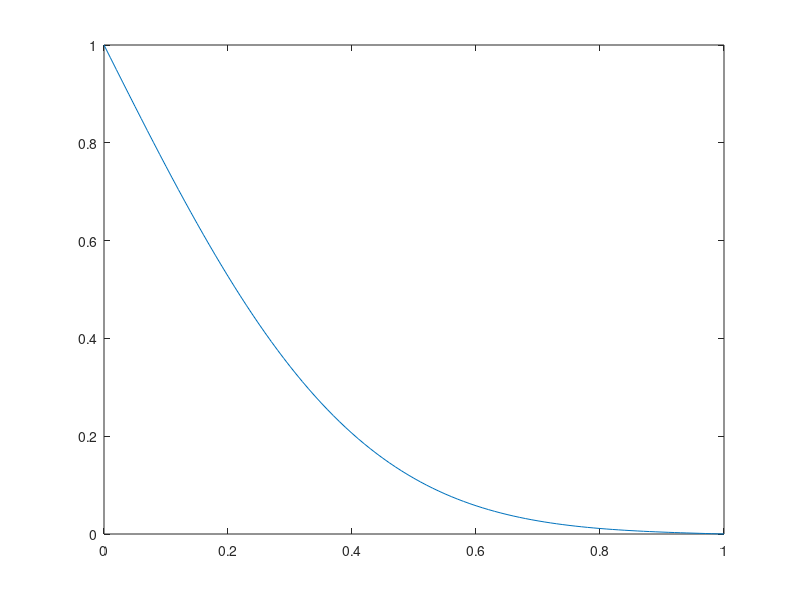

Write MATLAB code to recreate this figure.
function fd_solution_heat_1d

Lx = 1;
dx = 1e-2;
x = 0:dx:Lx;
nx = length(x);

D = 1e-2;
Tspan = 5;
dt = 1e-3;
nt = Tspan/dt + 1;


%IC
C0 = 1320000;
C = zeros(nx,nt);
C(nx,:)  = 0;
C(1,:)   = C0;

for j=1:nt-1
    for i=2:nx-1
        C(i,j+1) = C(i,j) + dt*D/(dx^2)*(C(i+1,j)-2*C(i,j)+C(i-1,j));
    end
end

figure(1);
plot(x,C(:,end)/C0);
hold on;
end
